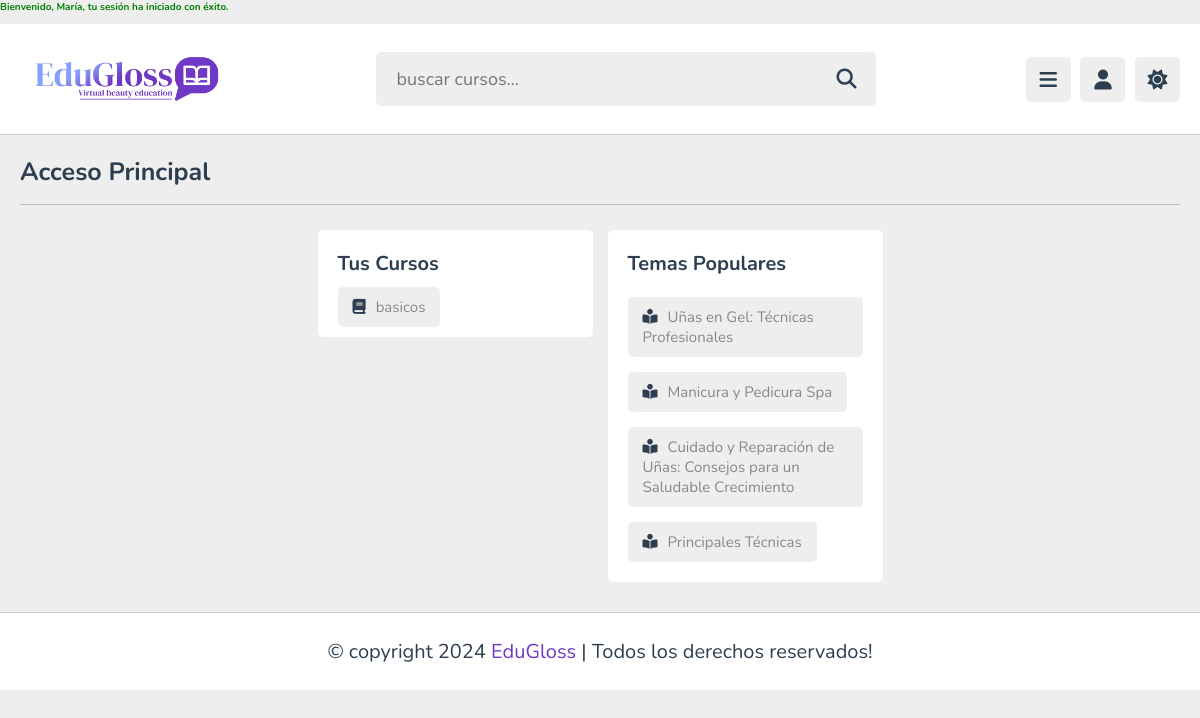
Before: /View/mestudiante/home.php (signed in) with the older database file.
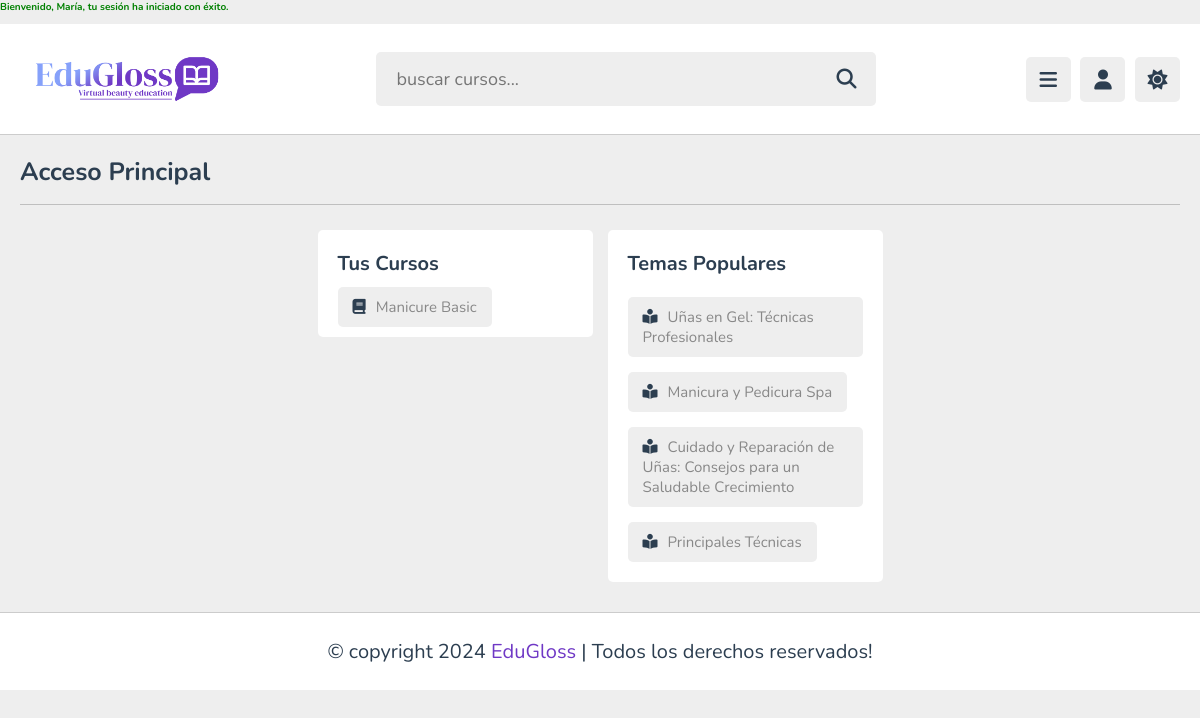
After: the same page with the newer database file.
### tables this page shows
CREATE TABLE `inscripcion` (
  `id_inscripcion` int(11) NOT NULL,
  `id_usuario` int(11) NOT NULL,
  `id_curso` int(11) DEFAULT NULL,
  `id_modulo` int(11) DEFAULT NULL,
  `id_pago` int(11) NOT NULL,
  `fecha_inscripcion` timestamp NOT NULL DEFAULT current_timestamp(),
  `estado` enum('activa','completada','cancelada') DEFAULT 'activa'
);

CREATE TABLE `modulo` (
  `id_modulo` int(11) NOT NULL,
  `id_curso` int(11) NOT NULL,
  `nombre` varchar(100) NOT NULL,
  `descripcion` text DEFAULT NULL,
  `precio` decimal(10,2) NOT NULL,
  `estado` enum('disponible','cerrado') NOT NULL DEFAULT 'disponible'
);

### Controller/EstudianteController.php (the view, shortened to what this page needs)
<?php
class EstudianteController {
    private $db;
    public function __construct($db) {
    $this->db = $db;
    }
    public function mostrarInscripciones() {
    $id_estudiante = $_SESSION['user_id'];
    $stmt = $this->db->prepare("
        SELECT
            i.id_modulo,
            i.id_curso,
            m.nombre AS nombre_modulo,
            c.nombre AS nombre_curso
        FROM inscripcion i
        LEFT JOIN modulo m ON i.id_modulo = m.id_modulo
        LEFT JOIN curso c ON i.id_curso = c.id_curso
        WHERE i.id_usuario = ?
    ");
    $stmt->bind_param("i", $id_estudiante);
    $stmt->execute();
    $result = $stmt->get_result();
    $inscripciones = $result->fetch_all(MYSQLI_ASSOC);
    $html = "<ul>";
    foreach ($inscripciones as $row) {
       if (!empty($row['id_modulo'])) {
            $html .= '<a href="ver_materiales.php?id_modulo=' . urlencode($row['id_modulo']) .'"><i class="fa-solid fa-book"></i><span>'
                  . htmlspecialchars($row['nombre_modulo'])
                  . '</span></a>';
        } elseif (!empty($row['id_curso'])) {
            $html .= '<a href="ver_materiales.php?id_curso=' . urlencode($row['id_curso']) . '">
                        <i class="fa-solid fa-book"></i><span>'
                        . htmlspecialchars($row['nombre_curso'])
                        . '</span></a>';
        }
    }
    return $html;
}
}

Changed rows visible on the page:
changed through a linked row, inscripcion: id_modulo.nombre "basicos" → "Manicure Basic"
